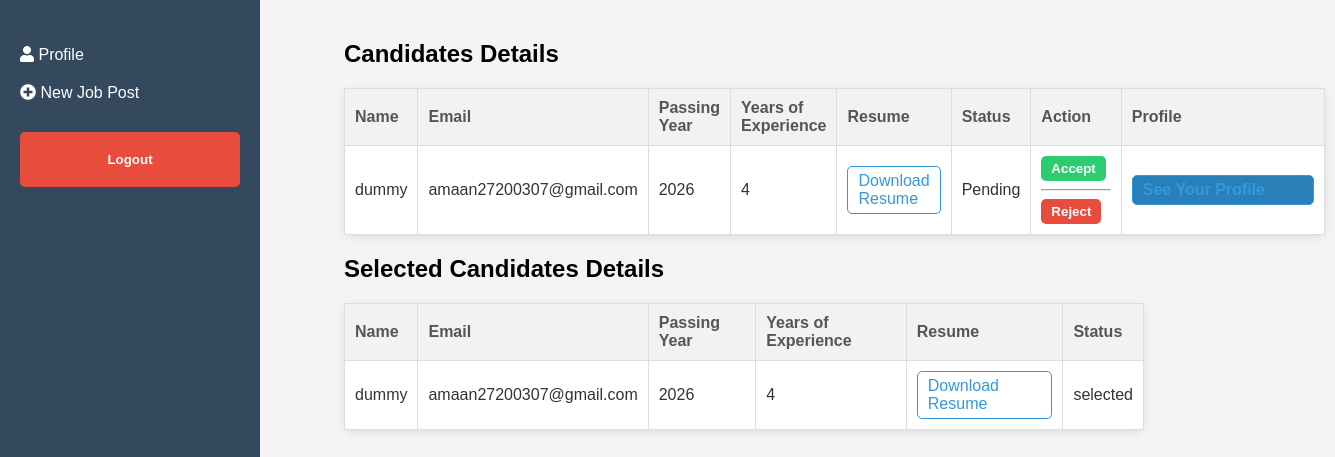
Page /hr/candidate-details/28/ (signed in) on the committed database.
### hr/models.py (models this page shows, shortened)
class CandidateApplication(models.Model):
    user = models.ForeignKey(to=User, on_delete=models.CASCADE)
    job = models.ForeignKey(to=JobPost, on_delete=models.CASCADE)
    passingYear = models.IntegerField()
    yearOfExp = models.IntegerField(default=0)
    resume = models.FileField(upload_to='resume/')
    status = models.CharField(choices=STATUS_CHOICES, max_length=20, default='pending')

class SelectedCandidate(models.Model):
    job = models.ForeignKey(to = JobPost, on_delete=models.CASCADE)
    candidate = models.OneToOneField(to = CandidateApplication, on_delete=models.CASCADE)

### hr/views.py (the view)
# urls.py: path('candidate-details/<int:pk>/',views.candidate_view,name='candidate_details'),
@login_required
def candidate_view(request, pk):
    job = get_object_or_404(JobPost, id=pk)
    applications = CandidateApplication.objects.filter(job=job)
    selectedCandidate = SelectedCandidate.objects.filter(job=job)
    return render(request, 'hr/candidate.html', {
        'applications': applications,
        'job': job,
        'selectedCandidate': selectedCandidate
    })

### hr/templates/hr/candidate.html (shortened to what this page needs)
<!DOCTYPE html>
<html lang="en">
  <head>
    <link
      rel="stylesheet"
      href="https://cdnjs.cloudflare.com/ajax/libs/font-awesome/5.15.3/css/all.min.css"
    />
  </head>
  <body>
    <div class="container">
      {% include 'hr/navbar.html' %}
      <div class="content">
        <h2>Candidates Details</h2>
        {% if applications %}
        <table class="candidates-table">
          <thead>
            <tr>
              <th>Name</th>
              <th>Email</th>
              <th>Passing Year</th>
              <th>Years of Experience</th>
              <th>Resume</th>
              <th>Status</th>
              <th>Action</th>
              <th>Profile</th>
            </tr>
          </thead>
          <tbody>
            {% for candidate in applications %}
            <tr>
              <td>{{candidate.user.username}}</td>
              <td>{{candidate.user.email}}</td>
              <td>{{candidate.passingYear}}</td>
              <td>{{candidate.yearOfExp}}</td>
              <td>
                <a href="{{candidate.resume.url}}" class="resume-download"
                  >Download Resume</a
                >
              </td>
              <td>Pending</td>
              <td>
                <form action="{% url 'selectCandidate' %}" method="post">
                  <button class="accept-button" type="submit">Accept</button>
                </form>
                <hr />
                <form action="{% url 'deletecand' %}" method="post">
  <button class="reject-button">Reject</button>
</form>
              </td>
              <td><a href="{% url 'candidate_details' pk=candidate.id %}" class="profile-button">See Your Profile</a></td>
            </tr>
            {% endfor %}
          </tbody>
        </table>
        {% else %}
        <h2>No Application received</h2>
        {% endif %}
        <h2>Selected Candidates Details</h2>
        {% if selectedCandidate %}
        <table class="candidates-table">
          <thead>
            <tr>
              <th>Name</th>
              <th>Email</th>
              <th>Passing Year</th>
              <th>Years of Experience</th>
              <th>Resume</th>
              <th>Status</th>
            </tr>
          </thead>
          <tbody>
            {% for selectcandi in selectedCandidate %}
            <tr>
              <td>{{selectcandi.candidate.user.username}}</td>
              <td>{{selectcandi.candidate.user.email}}</td>
              <td>{{selectcandi.candidate.passingYear}}</td>
              <td>{{selectcandi.candidate.yearOfExp}}</td>
              <td>
                <a
                  href="{{selectcandi.candidate.resume.url}}"
                  class="resume-download"
                  >Download Resume</a
                >
              </td>
              <td>{{selectcandi.candidate.status}}</td>
            </tr>
            {% endfor %}
          </tbody>
        </table>
        {% else %}
        <h2>No Application received till now..</h2>
        {% endif %}
      </div>
    </div>
  </body>
</html>

### hr/templates/hr/candidate.html (style rules this page uses)
body { margin: 0; font-family: Arial, sans-serif; background-color: #f4f4f4; display: flex; min-height: 100vh; }
.container { display: flex; flex-direction: row; }
.content { flex: 1; padding: 20px; margin-left: 4rem; width: 50rem; }
.content { flex: 1; padding: 20px; }
.candidates-table { width: 100%; border-collapse: collapse; margin-top: 20px; }
.candidates-table th, .candidates-table td { border: 1px solid #ddd; padding: 10px; text-align: left; }
.candidates-table th { background-color: #f2f2f2; }
.resume-download { color: #3498db; text-decoration: none; transition: color 0.3s; }
.candidates-table th { background-color: #f2f2f2; font-weight: bold; color: #555; }
.candidates-table td { background-color: #fff; color: #333; }
.candidates-table { box-shadow: 0px 2px 8px rgba(0, 0, 0, 0.1); border-radius: 10px; }
.candidates-table th, .candidates-table td { transition: background-color 0.3s, color 0.3s; }
.candidates-table td a { display: inline-block; padding: 5px 10px; border: 1px solid #3498db; border-radius: 5px; color: #3498db; transition: background-color 0.3s, color 0.3s; }
.accept-button, .reject-button { display: inline-block; padding: 5px 10px; margin-right: 5px; border: none; border-radius: 5px; cursor: pointer; font-weight: bold; transition: background-color 0.3s, color 0.3s; }
.accept-button { background-color: #2ecc71; color: white; }
.reject-button { background-color: #e74c3c; color: white; }
.profile-button { display: inline-block; padding: 5px 10px; width: 10rem; background-color: #2980b9; border: none; border-radius: 5px; color: white; text-decoration: none; font-weight: bold; transition: background-color 0.3s, color 0.3s; }

### rows in the picture
CandidateApplication: user.username "dummy", user.email "amaan27200307@gmail.com", passingYear "2026", yearOfExp "4"
SelectedCandidate: candidate.user.username "dummy", candidate.user.email "amaan27200307@gmail.com", candidate.passingYear "2026", candidate.yearOfExp "4", candidate.status "selected"
